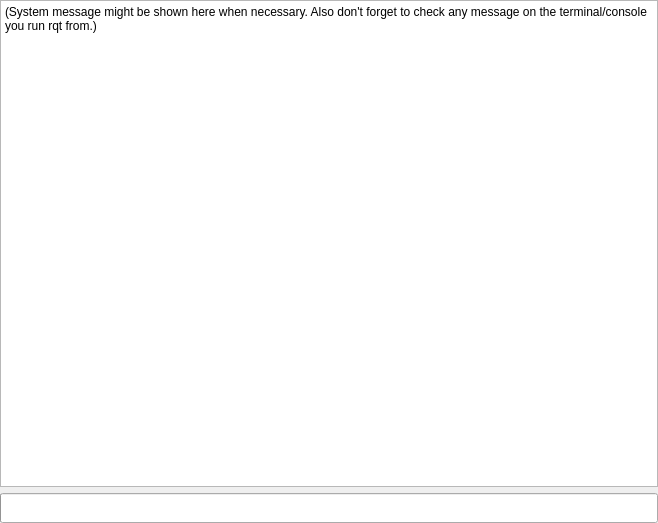
<?xml version="1.0" encoding="UTF-8"?>
<ui version="4.0">
 <class>_plugincontainer_top_widget</class>
 <widget class="PluginContainerWidget" name="_plugincontainer_top_widget">
  <property name="geometry">
   <rect>
    <x>0</x>
    <y>0</y>
    <width>658</width>
    <height>523</height>
   </rect>
  </property>
  <property name="minimumSize">
   <size>
    <width>200</width>
    <height>250</height>
   </size>
  </property>
  <property name="windowTitle">
   <string>PluginContainer Widget</string>
  </property>
  <layout class="QVBoxLayout" name="vlayout_top">
   <property name="spacing">
    <number>0</number>
   </property>
   <property name="margin">
    <number>0</number>
   </property>
   <item>
    <widget class="QSplitter" name="_splitter">
     <property name="orientation">
      <enum>Qt::Vertical</enum>
     </property>
     <property name="handleWidth">
      <number>9</number>
     </property>
     <widget class="QWidget" name="_sysout_widget">
      <layout class="QVBoxLayout" name="_vlayout_sysout">
       <property name="sizeConstraint">
        <enum>QLayout::SetMaximumSize</enum>
       </property>
       <item>
        <widget class="QTextBrowser" name="_sysmsg_widget">
         <property name="minimumSize">
          <size>
           <width>200</width>
           <height>75</height>
          </size>
         </property>
         <property name="html">
          <string>&lt;!DOCTYPE HTML PUBLIC &quot;-//W3C//DTD HTML 4.0//EN&quot; &quot;http://www.w3.org/TR/REC-html40/strict.dtd&quot;&gt;
&lt;html&gt;&lt;head&gt;&lt;meta name=&quot;qrichtext&quot; content=&quot;1&quot; /&gt;&lt;style type=&quot;text/css&quot;&gt;
p, li { white-space: pre-wrap; }
&lt;/style&gt;&lt;/head&gt;&lt;body style=&quot; font-family:'Sans Serif'; font-size:9pt; font-weight:400; font-style:normal;&quot;&gt;
&lt;p style=&quot; margin-top:0px; margin-bottom:0px; margin-left:0px; margin-right:0px; -qt-block-indent:0; text-indent:0px;&quot;&gt;(System message might be shown here when necessary. 
Also don't forget to check any message on the terminal/console you run rqt from.)&lt;/p&gt;&lt;/body&gt;&lt;/html&gt;</string>  
         </property>
        </widget>
       </item>
       <item>
        <widget class="QProgressBar" name="_sysprogress_bar">
         <property name="minimumSize">
          <size>
           <width>200</width>
           <height>30</height>
          </size>
         </property>
        </widget>
       </item>
      </layout>
     </widget>
    </widget>
   </item>
  </layout>
 </widget>
 <customwidgets>
  <customwidget>
   <class>PluginContainerWidget</class>
   <extends>QWidget</extends>
   <header>rqt_py_common.plugin_container_widget</header>
   <container>1</container>
  </customwidget>
 </customwidgets>
 <resources/>
 <connections/>
</ui>
